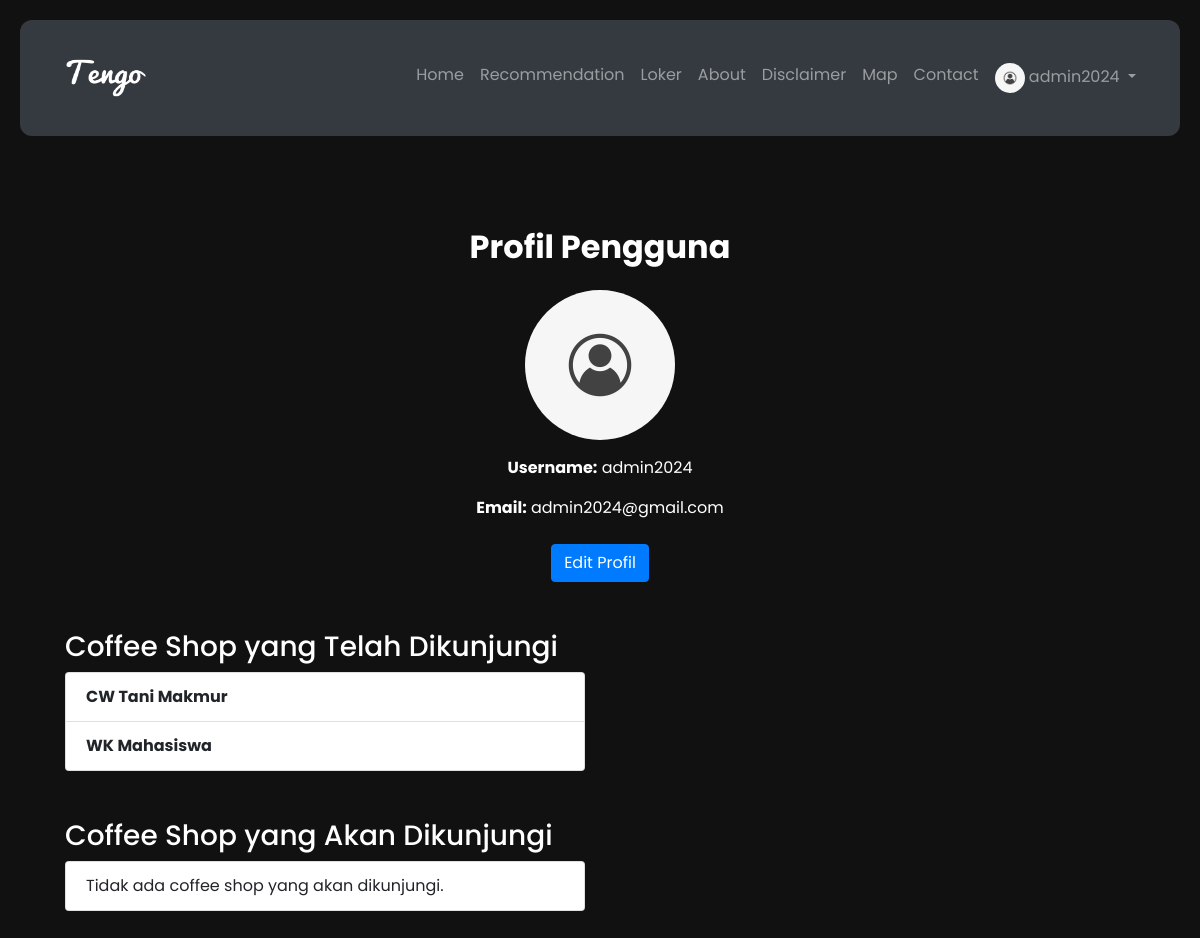
Page /profile/ (signed in) on the committed database.
### aplikasi_tengo/models.py (models this page shows, shortened)
class UserProfile(models.Model):
    user = models.OneToOneField(User, on_delete=models.CASCADE)
    avatar = models.ImageField(upload_to='avatars/', default='avatars/default_avatar.png')

class CoffeeShop(models.Model):
    nama = models.CharField(max_length=200)
    alamat = models.TextField()
    jam_buka = models.CharField(max_length=50)
    contact = models.CharField(max_length=50)
    gallery = models.ImageField(upload_to='coffeeshop_gallery')
    instagram_url = models.URLField(max_length=200, null=True, blank=True)
    tiktok_url = models.URLField(max_length=200, null=True, blank=True)
    google_maps_url = models.URLField(blank=True, null=True)
    tags = models.ManyToManyField('CoffeeShopTag', blank=True)
    slug = models.SlugField(unique=True, blank=True)
    lokasi = models.ManyToManyField('Lokasi')
    fasilitas = models.ManyToManyField('Fasilitas', blank=True)
    menu_images = models.ManyToManyField('MenuImage', blank=True, related_name='coffee_shops')
    latitude = models.DecimalField(max_digits=9, decimal_places=6, null=True, blank=True)
    longitude = models.DecimalField(max_digits=9, decimal_places=6, null=True, blank=True)
    CASH = 'Cash'
    QRIS = 'QRIS'
    PAYMENT_CHOICES = [
        (CASH, 'Cash'),
        (QRIS, 'QRIS'),
    ]
    metode_pembayaran = models.ManyToManyField('PaymentMethod', blank=True)

### aplikasi_tengo/views.py (the view)
# urls.py: path('profile/', views.profile, name='profile'),
@login_required
def profile(request):
    try:
        profile = UserProfile.objects.get(user=request.user)
    except UserProfile.DoesNotExist:
        messages.error(request, "Profil pengguna tidak ditemukan. Silakan hubungi admin.")
        return redirect('home')
    visited_shops = CoffeeShop.objects.filter(visitstatus__user=request.user, visitstatus__status='visited')
    visit_later_shops = CoffeeShop.objects.filter(visitstatus__user=request.user, visitstatus__status='visit_later')
    return render(request, 'profile.html', {
        'profile': profile,
        'visited_shops': visited_shops,
        'visit_later_shops': visit_later_shops,
    })

### aplikasi_tengo/templates/profile.html (shortened to what this page needs)
{% load static %}
<!DOCTYPE html>
<html lang="en">
  <head>
    <link rel="stylesheet" href="https://stackpath.bootstrapcdn.com/bootstrap/4.5.2/css/bootstrap.min.css" />
    <link rel="stylesheet" href="{% static 'css/home.css' %}" />
    <link rel="stylesheet" href="https://cdnjs.cloudflare.com/ajax/libs/font-awesome/5.15.2/css/all.min.css" />
  </head>
  <body>
    {% include 'navbar.html' %}
    <div class="container mt-5">
      <h2 class="my-4 bold-text text-center text-white">Profil Pengguna</h2>
      <div class="text-center">
        <img src="{{ profile.avatar.url }}" alt="{{ profile.user.username }}'s avatar" class="img-fluid" style="max-width: 150px; border-radius: 50%" />
      </div>
      <div class="profile-info text-center mt-3 text-white">
        <p><strong>Username:</strong> {{ profile.user.username }}</p>
        <p><strong>Email:</strong> {{ profile.user.email }}</p>
        <a href="{% url 'edit_profile' %}" class="btn btn-primary mt-2">Edit Profil</a>
      </div>
      <div class="col-md-6 mt-5">
        <h3 class="text-white">Coffee Shop yang Telah Dikunjungi</h3>
        <ul class="list-group">
          {% for shop in visited_shops %}
          <li class="list-group-item"><strong>{{ shop.nama }}</strong><br /></li>
          {% empty %}
          <li class="list-group-item">Belum ada coffee shop yang dikunjungi.</li>
          {% endfor %}
        </ul>
      </div>
      <div class="col-md-6 mt-5">
        <h3 class="text-white">Coffee Shop yang Akan Dikunjungi</h3>
        <ul class="list-group">
          {% for shop in visit_later_shops %}
          <li class="list-group-item"><strong>{{ shop.nama }}</strong><br /></li>
          {% empty %}
          <li class="list-group-item">Tidak ada coffee shop yang akan dikunjungi.</li>
          {% endfor %}
        </ul>
      </div>
    </div>
  </body>
</html>

### aplikasi_tengo/templates/navbar.html (shortened to what this page needs)
{% load static %}
<nav class="navbar navbar-expand-md navbar-dark bg-dark">
    <link rel="stylesheet" href="{% static 'css/navbar.css' %}" />
    <div class="container">
        <a class="navbar-brand" href="{% url 'home' %}">
            <img src="{% static 'img/Tengo - Putih.png' %}" alt="Logo" width="100" height="50" />
        </a>
        <div class="collapse navbar-collapse" id="navbarNav">
            <ul class="navbar-nav ml-auto">
                <li class="nav-item">
                    <a class="nav-link" href="{% url 'home' %}">Home</a>
                </li>
                <li class="nav-item">
                    <a class="nav-link" href="{% url 'recommendation' %}">Recommendation</a>
                </li>
                <li class="nav-item">
                    <a class="nav-link" href="{% url 'gambar_lowongan' %}">Loker</a>
                </li>
                <li class="nav-item">
                    <a class="nav-link" href="{% url 'about' %}">About</a>
                </li>
                <li class="nav-item">
                    <a class="nav-link" href="{% url 'disclaimer' %}">Disclaimer</a>
                </li>
                    <a class="nav-link" href="{% url 'map' %}">Map</a>
                <li class="nav-item">
                    <a class="nav-link" href="https://www.instagram.com/tengo.id/" target="_blank">Contact</a>
                </li>
                {% if user.is_authenticated %}
                    <li class="nav-item dropdown">
                        <a class="nav-link dropdown-toggle" href="#" id="navbarDropdown" role="button" data-toggle="dropdown" aria-haspopup="true" aria-expanded="false">
                            <img src="{{ user.userprofile.avatar.url }}" alt="{{ user.username }}" class="avatar rounded-circle" width="30" height="30">
                            {{ user.username }}
                        </a>
                    </li>
                {% endif %}
            </ul>
        </div>
    </div>
</nav>

### aplikasi_tengo/static/css/home.css (style rules this page uses)
body { padding: 20px; font-family: "Poppins", sans-serif; background-color: #111; }
.bold-text { font-weight: bold; }
.container { padding: 20px; }

### aplikasi_tengo/static/css/navbar.css (style rules this page uses)
.navbar-brand img { margin-right: 10px; }
.navbar-nav .nav-link { font-size: 16px; padding: 8px 15px; }
.navbar { border-radius: 12px; }

### rows in the picture
UserProfile: avatar (picture), user.username "admin2024", user.email "admin2024@gmail.com"
CoffeeShop: nama "CW Tani Makmur"
CoffeeShop: nama "WK Mahasiswa"

### other values in the picture
{{ user.username }} "admin2024"
